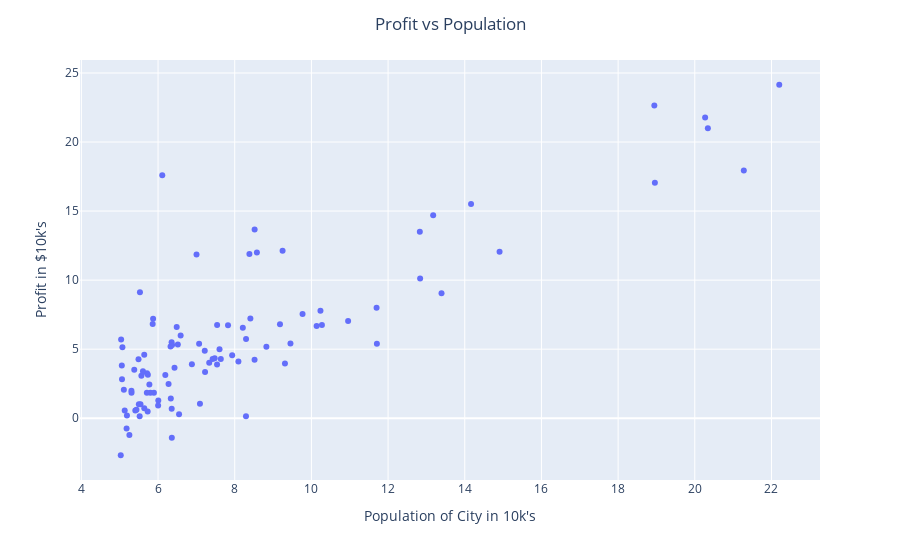

Notebook code cell kept with this figure:
### Code cell
fig = px.scatter(x=X, y=y, 
    labels=dict(x="Population of City in 10k's", y="Profit in $10k's")
)
fig.update_layout(title_text='Profit vs Population', title_x=0.5)
fig.show()
